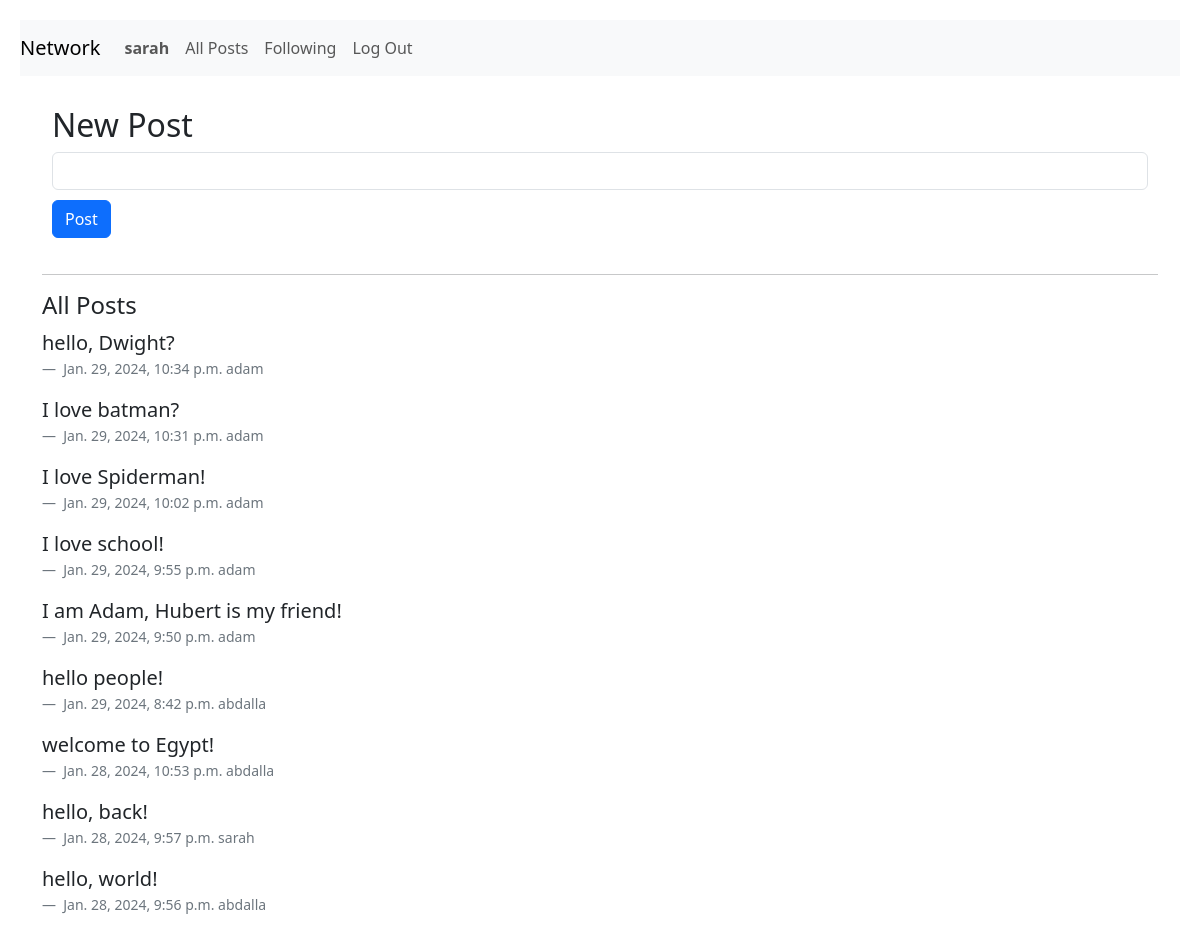
Screenshot of / (signed in) with the database file from the repository.
### network/models.py (models this page shows, shortened)
class User(AbstractUser):
    pass

class TimeStampedModel(models.Model):
    created_at = models.DateTimeField(auto_now_add=True)
    updated_at = models.DateTimeField(auto_now=True)
    class Meta:
        abstract = True

class Post(TimeStampedModel):
    created = TimeStampedModel.created_at
    body = models.CharField(max_length=300)
    user = models.ForeignKey(settings.AUTH_USER_MODEL, on_delete=models.CASCADE, null=True)
    likes = models.IntegerField(blank=True)
    reactions = models.ManyToManyField(settings.AUTH_USER_MODEL, related_name="user_reactions", symmetrical=False)

### network/views.py (the view)
# urls.py: path("", views.index, name="index"),
def index(request):
    posts = Post.objects.order_by("-created_at")
    return render(
        request,
        "network/index.html",
        {"posts": posts, "form": PostForm()},
    )

### network/forms.py
class PostForm(StylishForm):
    class Meta:
        model = Post
        fields = ["body"]
        widgets = {
            "owner": forms.HiddenInput(),
        }
        labels = {
            "body": " ",
        }

### network/templates/network/index.html (shortened to what this page needs)
{% extends "network/layout.html" %}
{% block body %}
{% if user.is_authenticated %}
<section id="form-section">
    <h2>New Post</h2>
    <form action="{% url 'post' %}" method="post">
        {% for field in form %}
        <div class="form-text">
            <div>{{ field }}</div>
        </div>
        {% endfor %}
        <input id="post-button" class="btn btn-primary" type="submit" value="Post" name="save">
    </form>
</section>
<hr class="hr weather-hr" />
<section id="posts-section">
    <h4>All Posts</h4>
    <div class="row card-body">
        {% for post in posts.all %}
        <div class="comment">
            <blockquote class="blockquote">
                {{ post.body | linebreaks }}
            </blockquote>
            <figcaption class="blockquote-footer">
                {{ post.created }}
                {{ post.user }}
            </figcaption>
            {% endfor %}
        </div>
    </div>
</section>
{% endif %}
{% endblock %}

### network/templates/network/layout.html (shortened to what this page needs)
{% load static %}
<!DOCTYPE html>
<html lang="en">
<head>
    <link href="https://cdn.jsdelivr.net/npm/bootstrap@5.3.2/dist/css/bootstrap.min.css" rel="stylesheet"
>
    <link href="{% static 'network/styles.css' %}" rel="stylesheet">
</head>
<body>
    <nav class="navbar navbar-expand-lg navbar-light bg-light">
        <a class="navbar-brand" href="{% url 'index' %}">Network</a>
        <div>
            <ul class="navbar-nav mr-auto">
                {% if user.is_authenticated %}
                <li class="nav-item">
                    <a class="nav-link" href="{% url 'profile' %}"><strong>{{ user.username }}</strong></a>
                </li>
                {% endif %}
                <li class="nav-item">
                    <a class="nav-link" href="{% url 'allposts' %}">All Posts</a>
                </li>
                {% if user.is_authenticated %}
                <li class="nav-item">
                    <a class="nav-link" href="{% url 'following' %}">Following</a>
                </li>
                <li class="nav-item">
                    <a class="nav-link" href="{% url 'logout' %}">Log Out</a>
                </li>
                {% endif %}
            </ul>
        </div>
    </nav>
    <div class="container">
        {% block body %}
        {% endblock %}
    </div>
</body>
</html>

### network/static/network/styles.css (style rules this page uses)
.navbar { margin: 20px; }
#post-button { margin: 10px 0 10px 0; }
#form-section, #post-section { padding: 10px; }
a { text-decoration: none; }

### rows the page displays
User: username "sarah"
Post: body "hello, Dwight?", created "Jan. 29, 2024, 10:34 p.m.", user "adam"
Post: body "I love batman?", created "Jan. 29, 2024, 10:31 p.m.", user "adam"
Post: body "I love Spiderman!", created "Jan. 29, 2024, 10:02 p.m.", user "adam"
Post: body "I love school!", created "Jan. 29, 2024, 9:55 p.m.", user "adam"
Post: body "I am Adam, Hubert is my friend!", created "Jan. 29, 2024, 9:50 p.m.", user "adam"
Post: body "hello people!", created "Jan. 29, 2024, 8:42 p.m.", user "abdalla"
Post: body "welcome to Egypt!", created "Jan. 28, 2024, 10:53 p.m.", user "abdalla"
Post: body "hello, back!", created "Jan. 28, 2024, 9:57 p.m.", user "sarah"
Post: body "hello, world!", created "Jan. 28, 2024, 9:56 p.m.", user "abdalla"
